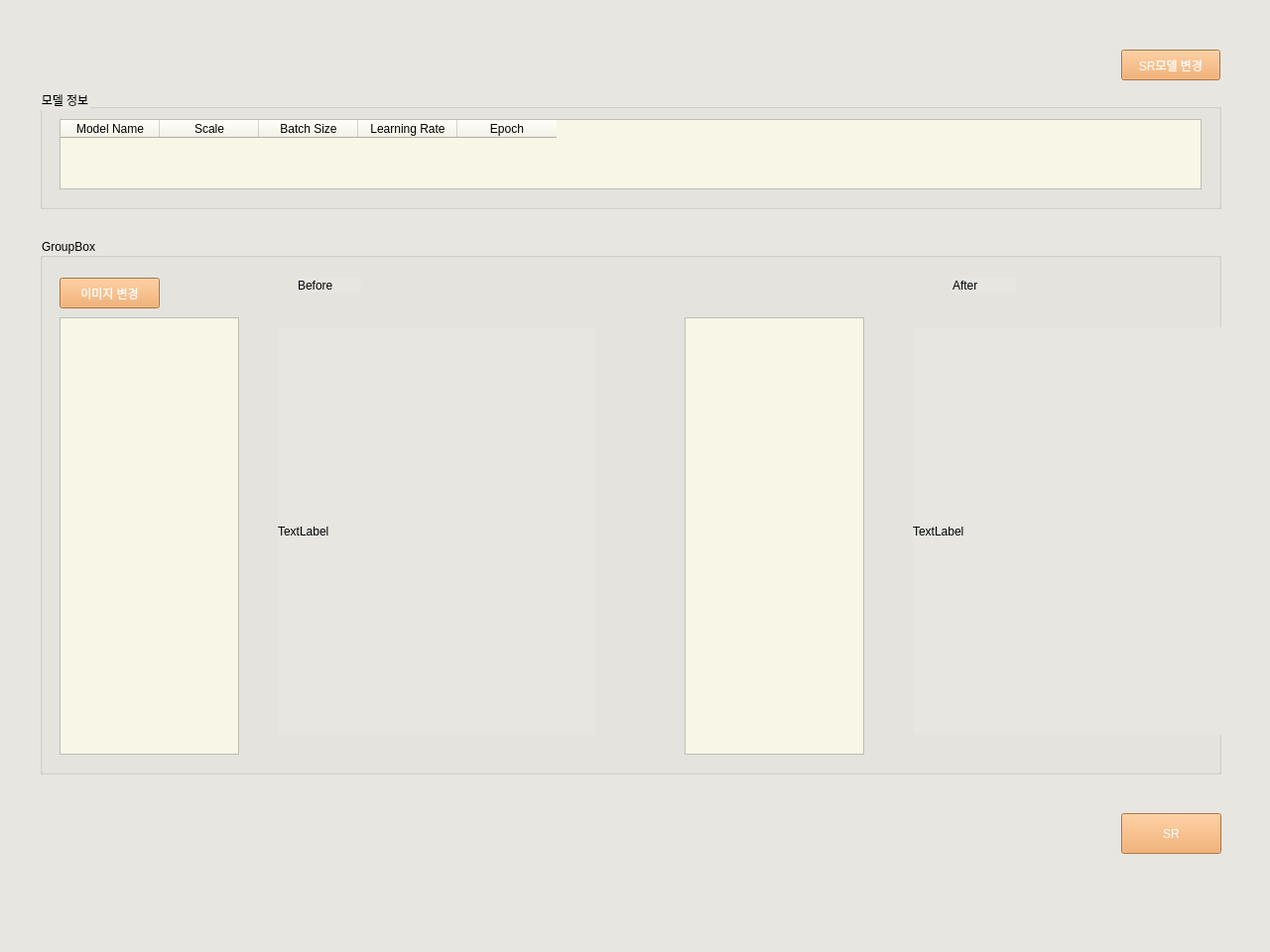
<?xml version="1.0" encoding="UTF-8"?>
<ui version="4.0">
 <class>MainWindow</class>
 <widget class="QMainWindow" name="MainWindow">
  <property name="geometry">
   <rect>
    <x>0</x>
    <y>0</y>
    <width>1280</width>
    <height>960</height>
   </rect>
  </property>
  <property name="windowTitle">
   <string>MainWindow</string>
  </property>
  <property name="styleSheet">
   <string notr="true">background-color: #e7e6e1;
font: 75 12pt &quot;나눔스퀘어라운드 Bold&quot;;</string>
  </property>
  <widget class="QWidget" name="centralwidget">
   <widget class="QGroupBox" name="groupBox">
    <property name="geometry">
     <rect>
      <x>40</x>
      <y>90</y>
      <width>1191</width>
      <height>121</height>
     </rect>
    </property>
    <property name="title">
     <string>모델 정보</string>
    </property>
    <widget class="QTableWidget" name="testSRTable">
     <property name="geometry">
      <rect>
       <x>20</x>
       <y>30</y>
       <width>1151</width>
       <height>71</height>
      </rect>
     </property>
     <property name="styleSheet">
      <string notr="true">background-color: #f7f6e7</string>
     </property>
     <column>
      <property name="text">
       <string>Model Name</string>
      </property>
     </column>
     <column>
      <property name="text">
       <string>Scale</string>
      </property>
     </column>
     <column>
      <property name="text">
       <string>Batch Size</string>
      </property>
     </column>
     <column>
      <property name="text">
       <string>Learning Rate</string>
      </property>
     </column>
     <column>
      <property name="text">
       <string>Epoch</string>
      </property>
     </column>
    </widget>
   </widget>
   <widget class="QPushButton" name="pushButton_3">
    <property name="geometry">
     <rect>
      <x>1130</x>
      <y>50</y>
      <width>100</width>
      <height>31</height>
     </rect>
    </property>
    <property name="styleSheet">
     <string notr="true">background-color: #f2a154;
color:rgb(255, 255, 255);
font: 75 10pt &quot;나눔스퀘어라운드 Bold&quot;;</string>
    </property>
    <property name="text">
     <string>SR모델 변경</string>
    </property>
   </widget>
   <widget class="QGroupBox" name="groupBox_2">
    <property name="geometry">
     <rect>
      <x>40</x>
      <y>240</y>
      <width>1191</width>
      <height>541</height>
     </rect>
    </property>
    <property name="title">
     <string>GroupBox</string>
    </property>
    <widget class="QLabel" name="label_3">
     <property name="geometry">
      <rect>
       <x>260</x>
       <y>40</y>
       <width>64</width>
       <height>15</height>
      </rect>
     </property>
     <property name="text">
      <string>Before</string>
     </property>
    </widget>
    <widget class="QPushButton" name="setImgBtn">
     <property name="geometry">
      <rect>
       <x>20</x>
       <y>40</y>
       <width>101</width>
       <height>31</height>
      </rect>
     </property>
     <property name="styleSheet">
      <string notr="true">background-color: #f2a154;
color:rgb(255, 255, 255);
font: 75 10pt &quot;나눔스퀘어라운드 Bold&quot;;</string>
     </property>
     <property name="text">
      <string>이미지 변경</string>
     </property>
    </widget>
    <widget class="QLabel" name="label_4">
     <property name="geometry">
      <rect>
       <x>920</x>
       <y>40</y>
       <width>64</width>
       <height>15</height>
      </rect>
     </property>
     <property name="text">
      <string>After</string>
     </property>
    </widget>
    <widget class="QLabel" name="label_2">
     <property name="geometry">
      <rect>
       <x>880</x>
       <y>90</y>
       <width>321</width>
       <height>411</height>
      </rect>
     </property>
     <property name="text">
      <string>TextLabel</string>
     </property>
    </widget>
    <widget class="QLabel" name="testSRImg">
     <property name="geometry">
      <rect>
       <x>240</x>
       <y>90</y>
       <width>321</width>
       <height>411</height>
      </rect>
     </property>
     <property name="text">
      <string>TextLabel</string>
     </property>
    </widget>
    <widget class="QTreeView" name="treeView">
     <property name="geometry">
      <rect>
       <x>20</x>
       <y>80</y>
       <width>181</width>
       <height>441</height>
      </rect>
     </property>
     <property name="styleSheet">
      <string notr="true">background-color: #f7f6e7</string>
     </property>
    </widget>
    <widget class="QTreeView" name="treeView_2">
     <property name="geometry">
      <rect>
       <x>650</x>
       <y>80</y>
       <width>181</width>
       <height>441</height>
      </rect>
     </property>
     <property name="styleSheet">
      <string notr="true">background-color: #f7f6e7</string>
     </property>
    </widget>
   </widget>
   <widget class="QPushButton" name="testSRBtn">
    <property name="geometry">
     <rect>
      <x>1130</x>
      <y>820</y>
      <width>101</width>
      <height>41</height>
     </rect>
    </property>
    <property name="styleSheet">
     <string notr="true">background-color: #f2a154;
color:rgb(255, 255, 255)</string>
    </property>
    <property name="text">
     <string>SR</string>
    </property>
   </widget>
   <zorder>groupBox_2</zorder>
   <zorder>groupBox</zorder>
   <zorder>pushButton_3</zorder>
   <zorder>testSRBtn</zorder>
  </widget>
  <widget class="QMenuBar" name="menubar">
   <property name="geometry">
    <rect>
     <x>0</x>
     <y>0</y>
     <width>1280</width>
     <height>28</height>
    </rect>
   </property>
  </widget>
  <widget class="QStatusBar" name="statusbar"/>
 </widget>
 <resources/>
 <connections/>
</ui>
